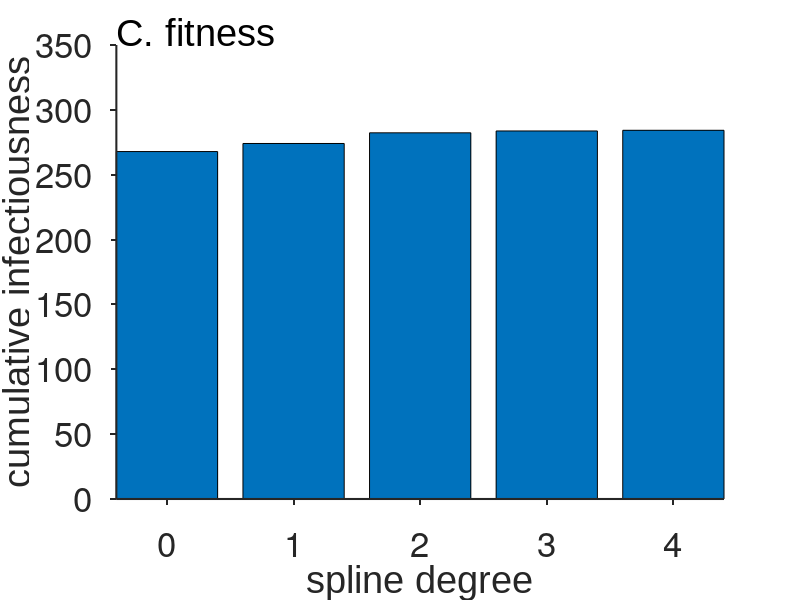

MATLAB code for this plot:
set(0,'defaultTextFontName', 'Arial')
set(0,'defaultaxesfontsize', 25); % 25 for 1X3, 20 for 1X2
%set(0,'defaultLegendInterpreter','latex');
set(0,'defaultAxesTickLabelInterpreter','none');
set(0,'defaulttextinterpreter','none');
set(0,'defaultAxesXGrid','off');
set(0,'defaultAxesYGrid','off');
set(0,'defaultAxesTickDir','out');
set(0,'defaultAxesLineWidth',1.5);

%%
figure;
x = 0:1:4;
y = [267.86 274.08 282.31 283.73 284.25];
bar(x,y);
%text(0:length(y)-1,y,num2str(y'),'vert','bottom','horiz','center','FontSize',20); 
box off
axis tight;
xlabel('spline degree');
ylabel('cumulative infectiousness');
ylim([0 350]);
LimitsX = xlim; LimitsY = ylim;
title('C. fitness','FontWeight','Normal',...
    'HorizontalAlignment','left','position', [LimitsX(1), LimitsY(2)]);
set(gca,'TickDir','out');
box off;